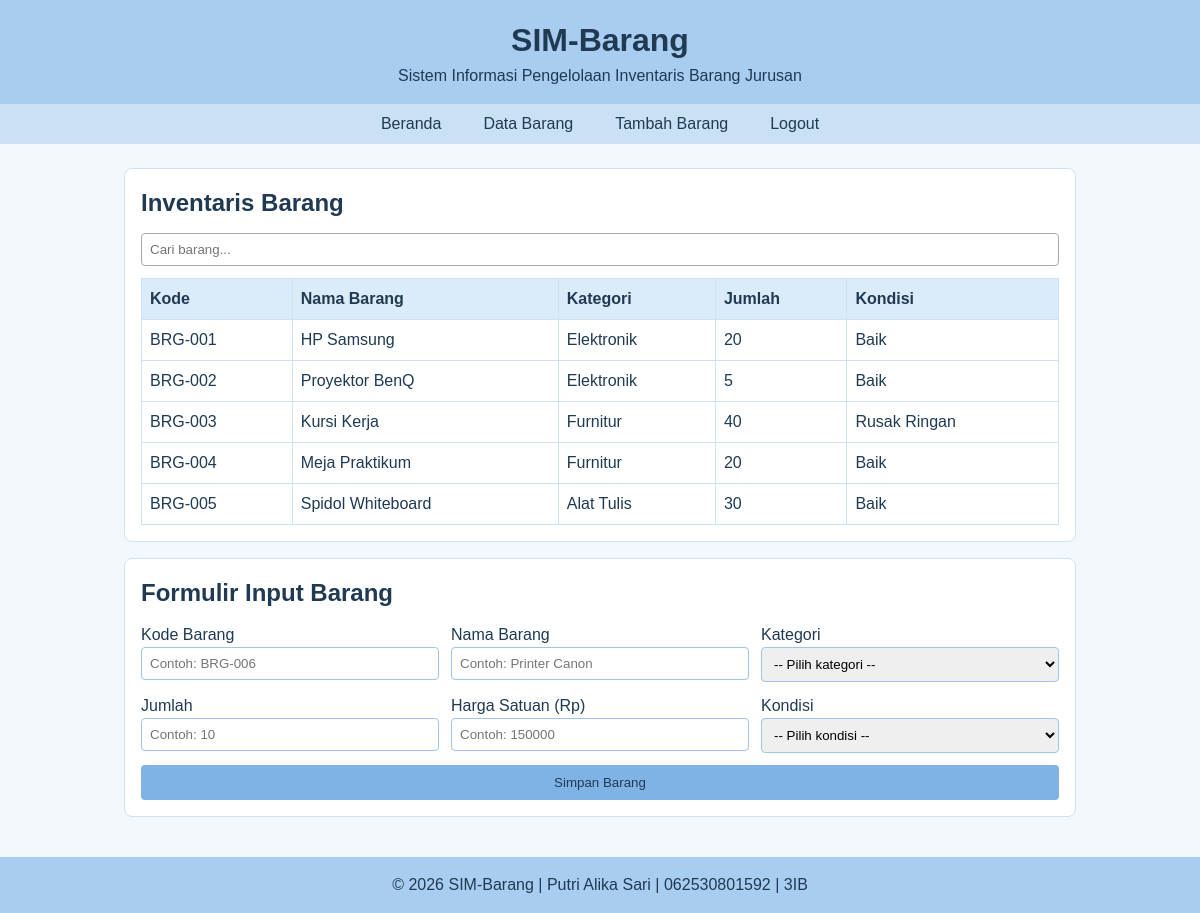
/index.php (signed in), run on the app's committed database.
### tables this page shows
CREATE TABLE barang (
  id INT AUTO_INCREMENT PRIMARY KEY,
  kode VARCHAR(20) NOT NULL UNIQUE,
  nama VARCHAR(100) NOT NULL,
  kategori_id INT NOT NULL,
  jumlah INT NOT NULL,
  harga DECIMAL(12,2) NOT NULL DEFAULT 0,
  kondisi VARCHAR(20) NOT NULL,
  FOREIGN KEY (kategori_id) REFERENCES kategori(id)
);

CREATE TABLE kategori (
  id INT AUTO_INCREMENT PRIMARY KEY,
  nama_kategori VARCHAR(50) NOT NULL
);

### index.php (the view, shortened to what this page needs)
<?php
require 'koneksi.php';
$stmt = $pdo->query("SELECT b.kode, b.nama, k.nama_kategori, b.jumlah, b.kondisi
                     FROM barang b JOIN kategori k ON b.kategori_id = k.id
                     ORDER BY b.id");
$daftar = $stmt->fetchAll(PDO::FETCH_ASSOC);
?>
<!DOCTYPE html>
<html lang="id">
<head>
    <link rel="stylesheet" href="style.css">
</head>
<body>
    <header>
        <h1>SIM-Barang</h1>
        <p>Sistem  Informasi Pengelolaan Inventaris Barang Jurusan</p>
    </header>
    <nav>
        <ul>
           <li><a href="index.php">Beranda</a></li>
           <li><a href="#inventaris">Data Barang</a></li>
           <li><a href="#form-barang">Tambah Barang</a></li>
           <li><a href="logout.php">Logout</a></li>
        </ul>
    </nav>
    <main>
        <section id="inventaris">
            <h2>Inventaris Barang</h2>
             <input type="text" id="cari" placeholder="Cari barang...">
               <div class="tabel-wrapper">
            <table>
                <thead>
                    <tr>
                        <th>Kode</th>
                        <th>Nama Barang</th>
                        <th>Kategori</th>
                        <th>Jumlah</th>
                        <th>Kondisi</th>
                    </tr>
                </thead>
                <tbody id="isi-tabel">
                   <tbody id="isi-tabel">
<?php foreach ($daftar as $row): ?>
    <tr>
        <td><?= htmlspecialchars($row['kode']) ?></td>
        <td><?= htmlspecialchars($row['nama']) ?></td>
        <td><?= htmlspecialchars($row['nama_kategori']) ?></td>
        <td><?= htmlspecialchars($row['jumlah']) ?></td>
        <td><?= htmlspecialchars($row['kondisi']) ?></td>
    </tr>
<?php endforeach; ?>
</tbody>
            </table>
            </div>
        </section>
        <section id="form-barang">
            <h2>Formulir Input Barang</h2>
            <form id="form-barang-input" action="simpan.php" method="post" novalidate>
                <p>
                    <label for="kode">Kode Barang</label><br>
                    <input type="text" id="kode" name="kode" placeholder="Contoh: BRG-006" required>
                </p>
                <p>
                    <label for="nama">Nama Barang</label><br>
                    <input type="text" id="nama" name="nama" placeholder="Contoh: Printer Canon" required>
                </p>
                <p>
                    <label for="kategori">Kategori</label><br>
                    <select id="kategori" name="kategori" required>
                        <option value="">-- Pilih kategori --</option>
                    </select>
                </p>
                <p>
                    <label for="jumlah">Jumlah</label><br>
                    <input type="number" id="jumlah" name="jumlah" min="1" placeholder="Contoh: 10" required>
                </p>
                <p>
    <label for="harga">Harga Satuan (Rp)</label><br>
    <input type="number" id="harga" name="harga" min="1" placeholder="Contoh: 150000" required>
                <p>
                    <label for="kondisi">Kondisi</label><br>
                    <select id="kondisi" name="kondisi" required>
                        <option value="">-- Pilih kondisi --</option>
                    </select>
                </p>
                <button type="submit">Simpan Barang</button>
            </form>
        </section>
    </main>
    <footer>
        <p>&copy; 2026 SIM-Barang | Putri Alika Sari | 062530801592 | 3IB</p>
    </footer>
</body>
</html>

### style.css (style rules this page uses)
* { box-sizing: border-box; margin: 0; padding: 0; }
body { font-family: Arial, sans-serif; background: #f3f8fd; color: #1f3a52; line-height: 1.5; }
header, footer { background: #a9cdf0; color: #1f3a52; padding: 16px; text-align: center; }
nav { background: #c9e0f5; padding: 8px 16px; }
nav ul { display: flex; justify-content: center; gap: 16px; list-style: none; }
nav a { color: #1f3a52; text-decoration: none; padding: 8px 12px; border: 1px solid transparent; border-radius: 4px; }
main { padding: 16px; }
section { background: #fff; border: 1px solid #cfe2f3; border-radius: 8px; padding: 16px; margin-bottom: 16px; }
h2 { margin-bottom: 12px; }
.tabel-wrapper { overflow-x: auto; }
table { width: 100%; border-collapse: collapse; }
th, td { border: 1px solid #cfe2f3; padding: 8px; text-align: left; }
th { background: #dcebf8; }
form { display: grid; grid-template-columns: 1fr; gap: 12px; }
input, select { width: 100%; padding: 8px; border: 1px solid #9fc5e8; border-radius: 4px; }
button { padding: 10px; background: #7fb3e6; color: #1f3a52; border: none; border-radius: 4px; cursor: pointer; }
@media (min-width: 600px) { main { padding: 24px; } }
@media (min-width: 600px) { form { grid-template-columns: 1fr 1fr; } }
@media (min-width: 600px) { button { grid-column: 1 / -1; } }
@media (min-width: 1025px) { main { max-width: 1000px; margin: 0 auto; } }
@media (min-width: 1025px) { form { grid-template-columns: repeat(3, 1fr); } }
#cari { width: 100%; padding: 8px; margin-bottom: 12px; border: 1px solid #aaa; border-radius: 4px; }

### data on the page
barang: kode "BRG-001", nama "HP Samsung", kategori.nama_kategori "Elektronik", jumlah "20", kondisi "Baik"
barang: kode "BRG-002", nama "Proyektor BenQ", kategori.nama_kategori "Elektronik", jumlah "5", kondisi "Baik"
barang: kode "BRG-003", nama "Kursi Kerja", kategori.nama_kategori "Furnitur", jumlah "40", kondisi "Rusak Ringan"
barang: kode "BRG-004", nama "Meja Praktikum", kategori.nama_kategori "Furnitur", jumlah "20", kondisi "Baik"
barang: kode "BRG-005", nama "Spidol Whiteboard", kategori.nama_kategori "Alat Tulis", jumlah "30", kondisi "Baik"
